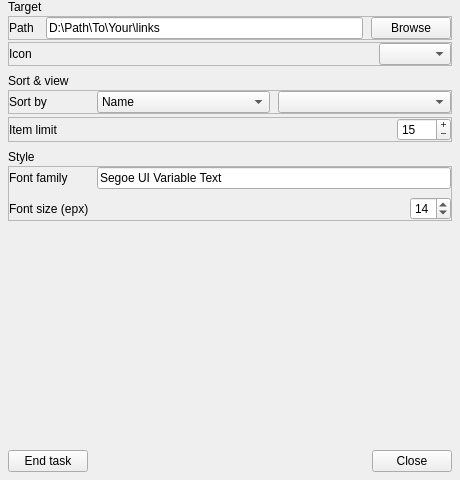
<?xml version="1.0" encoding="UTF-8"?>
<ui version="4.0">
 <class>MainDialog</class>
 <widget class="QWidget" name="MainDialog">
  <property name="geometry">
   <rect>
    <x>0</x>
    <y>0</y>
    <width>460</width>
    <height>480</height>
   </rect>
  </property>
  <property name="windowTitle">
   <string>MainDialog</string>
  </property>
  <layout class="QVBoxLayout" name="verticalLayout_6" stretch="0,0,0,1,0">
   <property name="spacing">
    <number>8</number>
   </property>
   <property name="leftMargin">
    <number>8</number>
   </property>
   <property name="topMargin">
    <number>0</number>
   </property>
   <property name="rightMargin">
    <number>8</number>
   </property>
   <property name="bottomMargin">
    <number>8</number>
   </property>
   <item>
    <layout class="QVBoxLayout" name="verticalLayout_1" stretch="0,1,1">
     <property name="spacing">
      <number>2</number>
     </property>
     <item>
      <widget class="QLabel" name="title_label_1">
       <property name="text">
        <string>Target</string>
       </property>
       <property name="role" stdset="0">
        <string notr="true">subtitle</string>
       </property>
      </widget>
     </item>
     <item>
      <widget class="QFrame" name="frame_1_1">
       <property name="frameShape">
        <enum>QFrame::Shape::StyledPanel</enum>
       </property>
       <property name="frameShadow">
        <enum>QFrame::Shadow::Raised</enum>
       </property>
       <property name="role" stdset="0">
        <string notr="true">card</string>
       </property>
       <layout class="QGridLayout" name="gridLayout_1" columnstretch="0,1,0,0">
        <property name="leftMargin">
         <number>0</number>
        </property>
        <property name="topMargin">
         <number>0</number>
        </property>
        <property name="rightMargin">
         <number>0</number>
        </property>
        <property name="bottomMargin">
         <number>0</number>
        </property>
        <property name="horizontalSpacing">
         <number>8</number>
        </property>
        <item row="0" column="0">
         <widget class="QLabel" name="linkPath_label">
          <property name="text">
           <string>Path</string>
          </property>
         </widget>
        </item>
        <item row="0" column="2">
         <widget class="QLineEdit" name="linkPath_lineEdit">
          <property name="text">
           <string notr="true">D:\Path\To\Your\links</string>
          </property>
         </widget>
        </item>
        <item row="0" column="3">
         <widget class="QPushButton" name="linkPath_pushButton">
          <property name="text">
           <string>Browse</string>
          </property>
          <property name="autoDefault">
           <bool>false</bool>
          </property>
         </widget>
        </item>
        <item row="0" column="1">
         <spacer name="horizontalSpacer_1_1">
          <property name="orientation">
           <enum>Qt::Orientation::Horizontal</enum>
          </property>
          <property name="sizeType">
           <enum>QSizePolicy::Policy::Fixed</enum>
          </property>
          <property name="sizeHint" stdset="0">
           <size>
            <width>4</width>
            <height>0</height>
           </size>
          </property>
         </spacer>
        </item>
       </layout>
      </widget>
     </item>
     <item>
      <widget class="QFrame" name="frame_1_2">
       <property name="frameShape">
        <enum>QFrame::Shape::StyledPanel</enum>
       </property>
       <property name="frameShadow">
        <enum>QFrame::Shadow::Raised</enum>
       </property>
       <property name="role" stdset="0">
        <string notr="true">card</string>
       </property>
       <layout class="QGridLayout" name="gridLayout_2" columnstretch="0,1">
        <property name="leftMargin">
         <number>0</number>
        </property>
        <property name="topMargin">
         <number>0</number>
        </property>
        <property name="rightMargin">
         <number>0</number>
        </property>
        <property name="bottomMargin">
         <number>0</number>
        </property>
        <property name="horizontalSpacing">
         <number>8</number>
        </property>
        <item row="0" column="0">
         <widget class="QLabel" name="icon_label">
          <property name="minimumSize">
           <size>
            <width>80</width>
            <height>0</height>
           </size>
          </property>
          <property name="maximumSize">
           <size>
            <width>160</width>
            <height>16777215</height>
           </size>
          </property>
          <property name="text">
           <string>Icon</string>
          </property>
         </widget>
        </item>
        <item row="0" column="1" alignment="Qt::AlignmentFlag::AlignRight">
         <widget class="QComboBox" name="icon_comboBox">
          <property name="sizePolicy">
           <sizepolicy hsizetype="Minimum" vsizetype="Fixed">
            <horstretch>0</horstretch>
            <verstretch>0</verstretch>
           </sizepolicy>
          </property>
         </widget>
        </item>
       </layout>
      </widget>
     </item>
    </layout>
   </item>
   <item>
    <layout class="QVBoxLayout" name="verticalLayout_2" stretch="0,1,0,1">
     <property name="spacing">
      <number>2</number>
     </property>
     <item>
      <widget class="QLabel" name="title_label_2">
       <property name="text">
        <string>Sort &amp; view</string>
       </property>
       <property name="role" stdset="0">
        <string notr="true">subtitle</string>
       </property>
      </widget>
     </item>
     <item>
      <widget class="QFrame" name="frame_2_1">
       <property name="frameShape">
        <enum>QFrame::Shape::StyledPanel</enum>
       </property>
       <property name="frameShadow">
        <enum>QFrame::Shadow::Raised</enum>
       </property>
       <property name="role" stdset="0">
        <string notr="true">card</string>
       </property>
       <layout class="QVBoxLayout" name="verticalLayout_7">
        <property name="spacing">
         <number>8</number>
        </property>
        <property name="leftMargin">
         <number>0</number>
        </property>
        <property name="topMargin">
         <number>0</number>
        </property>
        <property name="rightMargin">
         <number>0</number>
        </property>
        <property name="bottomMargin">
         <number>0</number>
        </property>
        <item>
         <layout class="QGridLayout" name="gridLayout_2_1" columnstretch="0,0">
          <property name="rightMargin">
           <number>0</number>
          </property>
          <property name="bottomMargin">
           <number>0</number>
          </property>
          <property name="spacing">
           <number>8</number>
          </property>
          <item row="0" column="0" alignment="Qt::AlignmentFlag::AlignLeft">
           <widget class="QLabel" name="sort_label_1">
            <property name="minimumSize">
             <size>
              <width>80</width>
              <height>0</height>
             </size>
            </property>
            <property name="maximumSize">
             <size>
              <width>160</width>
              <height>16777215</height>
             </size>
            </property>
            <property name="text">
             <string>Sort by</string>
            </property>
           </widget>
          </item>
          <item row="0" column="1">
           <layout class="QHBoxLayout" name="horizontalLayout_2_1">
            <property name="spacing">
             <number>8</number>
            </property>
            <item>
             <widget class="QComboBox" name="sortType_comboBox">
              <property name="sizePolicy">
               <sizepolicy hsizetype="Expanding" vsizetype="Fixed">
                <horstretch>0</horstretch>
                <verstretch>0</verstretch>
               </sizepolicy>
              </property>
              <item>
               <property name="text">
                <string>Name</string>
               </property>
              </item>
              <item>
               <property name="text">
                <string>Size</string>
               </property>
              </item>
              <item>
               <property name="text">
                <string>Type</string>
               </property>
              </item>
              <item>
               <property name="text">
                <string>Modified time</string>
               </property>
              </item>
             </widget>
            </item>
            <item>
             <widget class="QComboBox" name="sortDirection_comboBox">
              <property name="sizePolicy">
               <sizepolicy hsizetype="Expanding" vsizetype="Fixed">
                <horstretch>0</horstretch>
                <verstretch>0</verstretch>
               </sizepolicy>
              </property>
             </widget>
            </item>
           </layout>
          </item>
         </layout>
        </item>
       </layout>
      </widget>
     </item>
     <item>
      <spacer name="card_verticalSpacer_1">
       <property name="orientation">
        <enum>Qt::Orientation::Vertical</enum>
       </property>
       <property name="sizeType">
        <enum>QSizePolicy::Policy::Fixed</enum>
       </property>
       <property name="sizeHint" stdset="0">
        <size>
         <width>0</width>
         <height>1</height>
        </size>
       </property>
      </spacer>
     </item>
     <item>
      <widget class="QFrame" name="frame_2_2">
       <property name="frameShape">
        <enum>QFrame::Shape::StyledPanel</enum>
       </property>
       <property name="frameShadow">
        <enum>QFrame::Shadow::Raised</enum>
       </property>
       <property name="role" stdset="0">
        <string notr="true">card</string>
       </property>
       <layout class="QVBoxLayout" name="verticalLayout_4">
        <property name="spacing">
         <number>8</number>
        </property>
        <property name="leftMargin">
         <number>0</number>
        </property>
        <property name="topMargin">
         <number>0</number>
        </property>
        <property name="rightMargin">
         <number>0</number>
        </property>
        <property name="bottomMargin">
         <number>0</number>
        </property>
        <item>
         <layout class="QGridLayout" name="gridLayout_2_2" columnstretch="0,1">
          <property name="bottomMargin">
           <number>0</number>
          </property>
          <property name="spacing">
           <number>8</number>
          </property>
          <item row="0" column="0" alignment="Qt::AlignmentFlag::AlignLeft">
           <widget class="QLabel" name="view_label_1">
            <property name="minimumSize">
             <size>
              <width>80</width>
              <height>0</height>
             </size>
            </property>
            <property name="maximumSize">
             <size>
              <width>160</width>
              <height>16777215</height>
             </size>
            </property>
            <property name="text">
             <string>Item limit</string>
            </property>
           </widget>
          </item>
          <item row="0" column="1" alignment="Qt::AlignmentFlag::AlignRight">
           <widget class="QSpinBox" name="itemLimit_spinBox">
            <property name="buttonSymbols">
             <enum>QAbstractSpinBox::ButtonSymbols::PlusMinus</enum>
            </property>
            <property name="minimum">
             <number>-1</number>
            </property>
            <property name="maximum">
             <number>9999</number>
            </property>
            <property name="singleStep">
             <number>1</number>
            </property>
            <property name="value">
             <number>15</number>
            </property>
           </widget>
          </item>
         </layout>
        </item>
       </layout>
      </widget>
     </item>
    </layout>
   </item>
   <item>
    <layout class="QVBoxLayout" name="verticalLayout_3" stretch="0,1">
     <property name="spacing">
      <number>2</number>
     </property>
     <item>
      <widget class="QLabel" name="title_label_3">
       <property name="text">
        <string>Style</string>
       </property>
       <property name="role" stdset="0">
        <string notr="true">subtitle</string>
       </property>
      </widget>
     </item>
     <item>
      <widget class="QFrame" name="frame_3_1">
       <property name="frameShape">
        <enum>QFrame::Shape::StyledPanel</enum>
       </property>
       <property name="frameShadow">
        <enum>QFrame::Shadow::Raised</enum>
       </property>
       <property name="role" stdset="0">
        <string notr="true">card</string>
       </property>
       <layout class="QVBoxLayout" name="verticalLayout_5">
        <property name="spacing">
         <number>8</number>
        </property>
        <property name="leftMargin">
         <number>0</number>
        </property>
        <property name="topMargin">
         <number>0</number>
        </property>
        <property name="rightMargin">
         <number>0</number>
        </property>
        <property name="bottomMargin">
         <number>0</number>
        </property>
        <item>
         <layout class="QGridLayout" name="gridLayout_3_1" columnstretch="0,1">
          <property name="bottomMargin">
           <number>0</number>
          </property>
          <property name="spacing">
           <number>8</number>
          </property>
          <item row="0" column="1">
           <widget class="QLineEdit" name="fontFamily_lineEdit">
            <property name="text">
             <string>Segoe UI Variable Text</string>
            </property>
           </widget>
          </item>
          <item row="1" column="0" alignment="Qt::AlignmentFlag::AlignLeft">
           <widget class="QLabel" name="style_label_2">
            <property name="minimumSize">
             <size>
              <width>80</width>
              <height>0</height>
             </size>
            </property>
            <property name="maximumSize">
             <size>
              <width>160</width>
              <height>16777215</height>
             </size>
            </property>
            <property name="text">
             <string>Font size (epx)</string>
            </property>
           </widget>
          </item>
          <item row="0" column="0" alignment="Qt::AlignmentFlag::AlignLeft">
           <widget class="QLabel" name="style_label_1">
            <property name="minimumSize">
             <size>
              <width>80</width>
              <height>0</height>
             </size>
            </property>
            <property name="maximumSize">
             <size>
              <width>160</width>
              <height>16777215</height>
             </size>
            </property>
            <property name="text">
             <string>Font family</string>
            </property>
           </widget>
          </item>
          <item row="1" column="1" alignment="Qt::AlignmentFlag::AlignRight">
           <widget class="QSpinBox" name="fontSizePx_spinBox">
            <property name="minimum">
             <number>4</number>
            </property>
            <property name="maximum">
             <number>36</number>
            </property>
            <property name="value">
             <number>14</number>
            </property>
           </widget>
          </item>
         </layout>
        </item>
       </layout>
      </widget>
     </item>
    </layout>
   </item>
   <item>
    <spacer name="bottom_verticalSpacer">
     <property name="orientation">
      <enum>Qt::Orientation::Vertical</enum>
     </property>
     <property name="sizeHint" stdset="0">
      <size>
       <width>20</width>
       <height>0</height>
      </size>
     </property>
    </spacer>
   </item>
   <item>
    <layout class="QHBoxLayout" name="bottom_horizontalLayout">
     <property name="spacing">
      <number>8</number>
     </property>
     <item>
      <widget class="QPushButton" name="shutdown_pushButton">
       <property name="toolTip">
        <string>Close the background task, removing the system tray icon</string>
       </property>
       <property name="text">
        <string>End task</string>
       </property>
       <property name="autoDefault">
        <bool>false</bool>
       </property>
      </widget>
     </item>
     <item>
      <spacer name="bottom_horizontalSpacer">
       <property name="orientation">
        <enum>Qt::Orientation::Horizontal</enum>
       </property>
       <property name="sizeHint" stdset="0">
        <size>
         <width>40</width>
         <height>20</height>
        </size>
       </property>
      </spacer>
     </item>
     <item>
      <widget class="QPushButton" name="close_pushButton">
       <property name="toolTip">
        <string>Close the settings dialog</string>
       </property>
       <property name="text">
        <string>Close</string>
       </property>
       <property name="autoDefault">
        <bool>false</bool>
       </property>
      </widget>
     </item>
    </layout>
   </item>
  </layout>
 </widget>
 <tabstops>
  <tabstop>linkPath_lineEdit</tabstop>
  <tabstop>linkPath_pushButton</tabstop>
  <tabstop>sortType_comboBox</tabstop>
  <tabstop>sortDirection_comboBox</tabstop>
  <tabstop>itemLimit_spinBox</tabstop>
  <tabstop>fontFamily_lineEdit</tabstop>
  <tabstop>fontSizePx_spinBox</tabstop>
  <tabstop>close_pushButton</tabstop>
  <tabstop>shutdown_pushButton</tabstop>
 </tabstops>
 <resources/>
 <connections/>
</ui>
